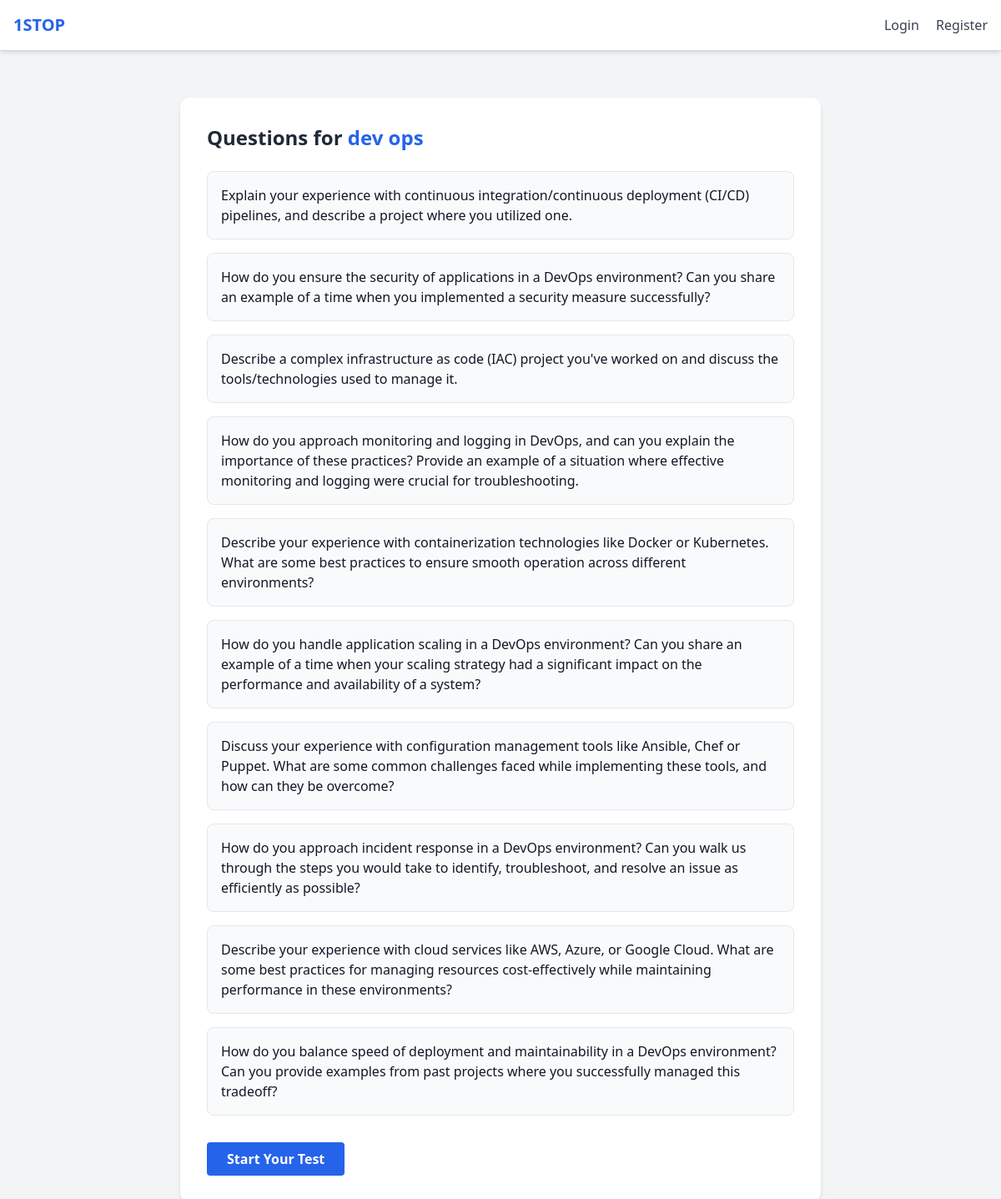
/competency/questions/dev ops/, run on the app's committed database.
### competency/models.py (models this page shows, shortened)
class Question(models.Model):
    job_role = models.CharField(max_length=100)
    text = models.TextField()
    difficulty = models.CharField(max_length=20, choices=[('easy', 'Easy'), ('medium', 'Medium'), ('hard', 'Hard')])
    correct_answer = models.TextField(blank=True, null=True)  # Optional if MCQs
    created_at = models.DateTimeField(auto_now_add=True)

### competency/views.py (the view)
# urls.py: path('questions/<str:job_role>/', views.view_questions, name='view_questions'),
def view_questions(request, job_role):
    questions = Question.objects.filter(job_role=job_role)
    return render(request, 'competency/view_questions.html', {'questions': questions, 'job_role': job_role})

### templates/competency/view_questions.html (shortened to what this page needs)
{% extends 'base.html' %}
{% block content %}
<div class="max-w-3xl mx-auto bg-white p-8 mt-10 rounded-xl shadow-md">
  <h2 class="text-2xl font-semibold text-gray-800 mb-6">
    Questions for <span class="text-blue-600">{{ job_role }}</span>
  </h2>
  {% if questions %}
    <ul class="space-y-4 mb-8">
      {% for q in questions %}
        <li class="p-4 border rounded-lg bg-gray-50">
          <p class="font-medium text-gray-900">{{ q.text }}</p>
        </li>
      {% endfor %}
    </ul>
  {% else %}
    <p class="text-gray-600">No questions found.</p>
  {% endif %}
  <form action="{% url 'start_test' job_role=job_role|urlencode %}" method="post">
    <button type="submit" class="bg-blue-600 text-white font-semibold px-6 py-2 rounded hover:bg-blue-700 transition duration-200">
      Start Your Test
    </button>
  </form>
</div>
{% endblock %}

### data on the page
Question: text "Explain your experience with continuous integration/continuous deployment (CI/CD) pipelines, and describe a project where you utilized one."
Question: text "How do you ensure the security of applications in a DevOps environment? Can you share an example of a time when you implemented a security measure successfully?"
Question: text "Describe a complex infrastructure as code (IAC) project you've worked on and discuss the tools/technologies used to manage it."
Question: text "How do you approach monitoring and logging in DevOps, and can you explain the importance of these practices? Provide an example of a situation where effective monitoring and logging were crucial for troubleshooting."
Question: text "Describe your experience with containerization technologies like Docker or Kubernetes. What are some best practices to ensure smooth operation across different environments?"
Question: text "How do you handle application scaling in a DevOps environment? Can you share an example of a time when your scaling strategy had a significant impact on the performance and availability of a system?"
Question: text "Discuss your experience with configuration management tools like Ansible, Chef or Puppet. What are some common challenges faced while implementing these tools, and how can they be overcome?"
Question: text "How do you approach incident response in a DevOps environment? Can you walk us through the steps you would take to identify, troubleshoot, and resolve an issue as efficiently as possible?"
Question: text "Describe your experience with cloud services like AWS, Azure, or Google Cloud. What are some best practices for managing resources cost-effectively while maintaining performance in these environments?"
Question: text "How do you balance speed of deployment and maintainability in a DevOps environment? Can you provide examples from past projects where you successfully managed this tradeoff?"

### other printed values
{{ job_role }} "dev ops"
